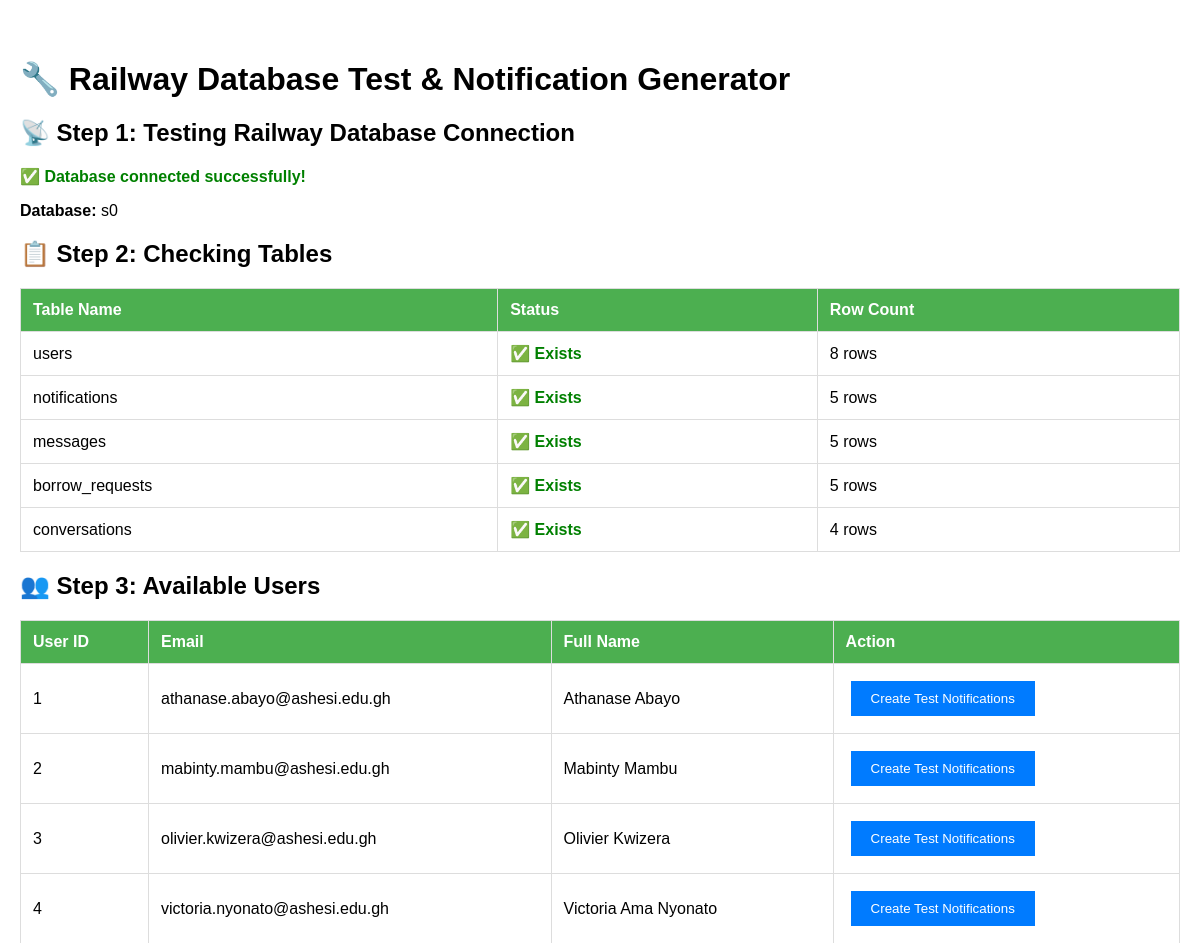
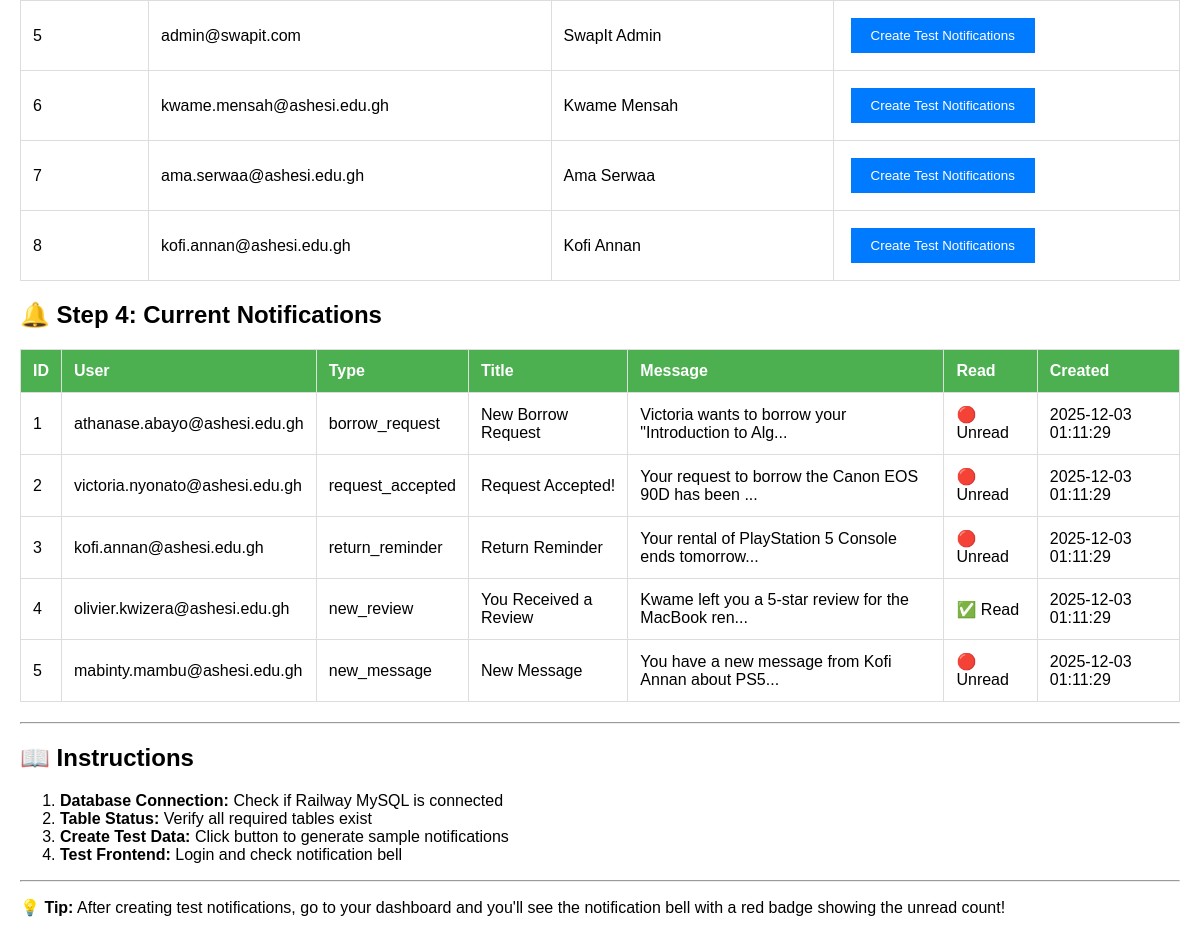
Page /public/test-notifications.php on the committed database (2 pictures, top to bottom).
### tables this page shows
CREATE TABLE users (
    id INT PRIMARY KEY AUTO_INCREMENT,
    email VARCHAR(255) NOT NULL UNIQUE,
    password_hash VARCHAR(255) NOT NULL,
    full_name VARCHAR(255) NOT NULL,
    avatar_url TEXT,
    phone VARCHAR(20),
    is_verified BOOLEAN DEFAULT FALSE,
    is_active BOOLEAN DEFAULT TRUE,
    account_type ENUM('student', 'staff', 'admin') DEFAULT 'student',
    email_verified_at TIMESTAMP NULL,
    last_login_at TIMESTAMP NULL,
    created_at TIMESTAMP DEFAULT CURRENT_TIMESTAMP,
    updated_at TIMESTAMP DEFAULT CURRENT_TIMESTAMP ON UPDATE CURRENT_TIMESTAMP,
    INDEX idx_email (email),
    INDEX idx_account_type (account_type)
);

CREATE TABLE notifications (
    id INT PRIMARY KEY AUTO_INCREMENT,
    user_id INT NOT NULL,
    type VARCHAR(50) NOT NULL,
    title VARCHAR(255) NOT NULL,
    message TEXT NOT NULL,
    related_id INT COMMENT 'ID of related entity (item, request, user, etc.)',
    related_type VARCHAR(50) COMMENT 'Type of related entity',
    action_url VARCHAR(500),
    is_read TINYINT(1) DEFAULT 0,
    read_at TIMESTAMP NULL,
    created_at TIMESTAMP DEFAULT CURRENT_TIMESTAMP,
    FOREIGN KEY (user_id) REFERENCES users(id) ON DELETE CASCADE,
    INDEX idx_user_id (user_id),
    INDEX idx_type (type),
    INDEX idx_is_read (is_read),
    INDEX idx_created_at (created_at),
    INDEX idx_user_read (user_id, is_read)
);

### public/test-notifications.php (the view, shortened to what this page needs)
<?php
echo "<h1>🔧 Railway Database Test & Notification Generator</h1>";
echo "<h2>📡 Step 1: Testing Railway Database Connection</h2>";
require_once __DIR__ . '/config/db.php';
if (isset($conn)) {
    echo "<p class='success'>✅ Database connected successfully!</p>";
    $stmt = $conn->query("SELECT DATABASE() as db_name");
    $dbInfo = $stmt->fetch();
    echo "<p><strong>Database:</strong> " . htmlspecialchars($dbInfo['db_name']) . "</p>";
    echo "<h2>📋 Step 2: Checking Tables</h2>";
    $tables = ['users', 'notifications', 'messages', 'borrow_requests', 'conversations'];
    echo "<table><tr><th>Table Name</th><th>Status</th><th>Row Count</th></tr>";
    foreach ($tables as $table) {
        try {
            $stmt = $conn->query("SELECT COUNT(*) as count FROM $table");
            $result = $stmt->fetch();
            $count = $result['count'];
            echo "<tr><td>$table</td><td class='success'>✅ Exists</td><td>$count rows</td></tr>";
        } catch (Exception $e) {
            echo "<tr><td>$table</td><td class='error'>❌ Missing</td><td>N/A</td></tr>";
        }
    }
    echo "</table>";
    echo "<h2>👥 Step 3: Available Users</h2>";
    try {
        $stmt = $conn->query("SELECT id, email, full_name FROM users LIMIT 10");
        $users = $stmt->fetchAll();
        if (count($users) > 0) {
            echo "<table><tr><th>User ID</th><th>Email</th><th>Full Name</th><th>Action</th></tr>";
            foreach ($users as $user) {
                echo "<tr>";
                echo "<td>" . htmlspecialchars($user['id']) . "</td>";
                echo "<td>" . htmlspecialchars($user['email']) . "</td>";
                echo "<td>" . htmlspecialchars($user['full_name']) . "</td>";
                echo "<td><button class='btn' onclick=\"createTestNotifications(" . $user['id'] . ")\">Create Test Notifications</button></td>";
                echo "</tr>";
            }
            echo "</table>";
        } else {
            echo "<p class='error'>❌ No users found in database!</p>";
        }
    } catch (Exception $e) {
        echo "<p class='error'>❌ Error fetching users: " . $e->getMessage() . "</p>";
    }
    echo "<h2>🔔 Step 4: Current Notifications</h2>";
    try {
        $stmt = $conn->query("SELECT n.*, u.email as user_email
                              FROM notifications n
                              LEFT JOIN users u ON n.user_id = u.id
                              ORDER BY n.created_at DESC
                              LIMIT 20");
        $notifications = $stmt->fetchAll();
        if (count($notifications) > 0) {
            echo "<table><tr><th>ID</th><th>User</th><th>Type</th><th>Title</th><th>Message</th><th>Read</th><th>Created</th></tr>";
            foreach ($notifications as $notif) {
                $readStatus = $notif['is_read'] ? '✅ Read' : '🔴 Unread';
                echo "<tr>";
                echo "<td>" . htmlspecialchars($notif['id']) . "</td>";
                echo "<td>" . htmlspecialchars($notif['user_email']) . "</td>";
                echo "<td>" . htmlspecialchars($notif['type']) . "</td>";
                echo "<td>" . htmlspecialchars($notif['title']) . "</td>";
                echo "<td>" . htmlspecialchars(substr($notif['message'], 0, 50)) . "...</td>";
                echo "<td>$readStatus</td>";
                echo "<td>" . htmlspecialchars($notif['created_at']) . "</td>";
                echo "</tr>";
            }
            echo "</table>";
        } else {
            echo "<p class='error'>❌ No notifications found! Let's create some test data.</p>";
        }
    } catch (Exception $e) {
        echo "<p class='error'>❌ Error fetching notifications: " . $e->getMessage() . "</p>";
    }
} else {
    echo "<p class='error'>❌ Failed to connect to database!</p>";
}
echo "<hr>";
echo "<h2>📖 Instructions</h2>";
echo "<ol>";
echo "<li><strong>Database Connection:</strong> Check if Railway MySQL is connected</li>";
echo "<li><strong>Table Status:</strong> Verify all required tables exist</li>";
echo "<li><strong>Create Test Data:</strong> Click button to generate sample notifications</li>";
echo "<li><strong>Test Frontend:</strong> Login and check notification bell</li>";
echo "</ol>";
echo "<hr>";
echo "<p><strong>💡 Tip:</strong> After creating test notifications, go to your dashboard and you'll see the notification bell with a red badge showing the unread count!</p>";
?>

### public/test-notifications.php (style rules this page uses)
.success { color:green;font-weight:bold }
table { border-collapse:collapse;width:100%;margin:20px 0 }
th,td { border:1px solid #ddd;padding:12px;text-align:left }
th { background:#4CAF50;color:white }
.btn { background:#007bff;color:white;padding:10px 20px;border:none;cursor:pointer;margin:5px }

### rows in the picture
users: id "1", email "athanase.abayo@ashesi.edu.gh", full_name "Athanase Abayo"
users: id "2", email "mabinty.mambu@ashesi.edu.gh", full_name "Mabinty Mambu"
users: id "3", email "olivier.kwizera@ashesi.edu.gh", full_name "Olivier Kwizera"
users: id "4", email "victoria.nyonato@ashesi.edu.gh", full_name "Victoria Ama Nyonato"
users: id "5", email "admin@swapit.com", full_name "SwapIt Admin"
users: id "6", email "kwame.mensah@ashesi.edu.gh", full_name "Kwame Mensah"
users: id "7", email "ama.serwaa@ashesi.edu.gh", full_name "Ama Serwaa"
users: id "8", email "kofi.annan@ashesi.edu.gh", full_name "Kofi Annan"
notifications: id "1", user.email "athanase.abayo@ashesi.edu.gh", type "borrow_request", title "New Borrow Request", message "Victoria wants to borrow your \"Introduction to Alg", is_read "🔴 Unread", created_at "2025-12-03 01:11:29"
notifications: id "2", user.email "victoria.nyonato@ashesi.edu.gh", type "request_accepted", title "Request Accepted!", message "Your request to borrow the Canon EOS 90D has been", is_read "🔴 Unread", created_at "2025-12-03 01:11:29"
notifications: id "3", user.email "kofi.annan@ashesi.edu.gh", type "return_reminder", title "Return Reminder", message "Your rental of PlayStation 5 Console ends tomorrow", is_read "🔴 Unread", created_at "2025-12-03 01:11:29"
notifications: id "4", user.email "olivier.kwizera@ashesi.edu.gh", type "new_review", title "You Received a Review", message "Kwame left you a 5-star review for the MacBook ren", is_read "✅ Read", created_at "2025-12-03 01:11:29"
notifications: id "5", user.email "mabinty.mambu@ashesi.edu.gh", type "new_message", title "New Message", message "You have a new message from Kofi Annan about PS5", is_read "🔴 Unread", created_at "2025-12-03 01:11:29"

### other values in the picture
$dbInfo['db_name'] "s0"
$table "users"
$count "8"
$table "notifications"
$count "5"
$table "messages"
$table "borrow_requests"
$table "conversations"
$count "4"
